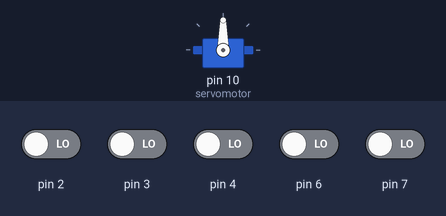
A sketch run on a simulated Arduino Uno, built with avr-gcc and run on an emulated ATmega328P. Parts: servo. Inputs (shaded band) come from the test bench; at power-on: pin 2–4, pin 6, pin 7 LOW.

Above: at 1.2 s.
1.3 s: pin 2 driven HIGH
At 2.5 s:
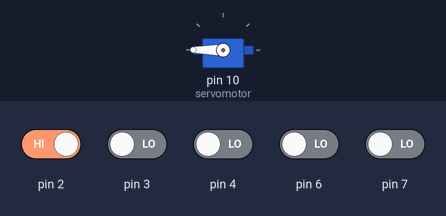
2.8 s: pin 2 driven LOW and pin 3 driven HIGH
At 3.8 s:
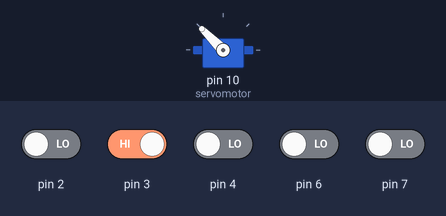
4.3 s: pin 6 driven HIGH
7.3 s: pin 3 driven LOW
At 8.4 s:
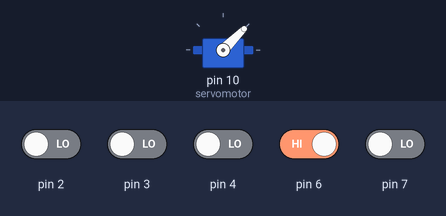
8.8 s: pin 3 driven HIGH
At 9.5 s:
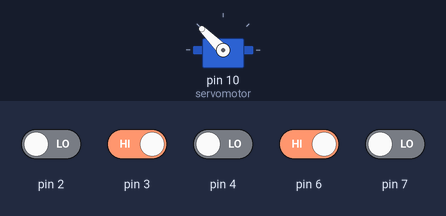
11.8 s: pin 7 driven HIGH
At 12.4 s:
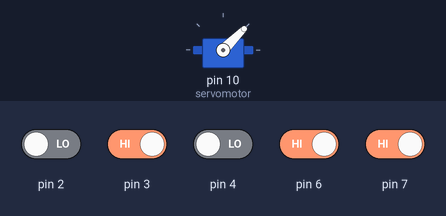
Timing chart, 0 to 62.3 s (numbered marks = the images above; inputs shaded):
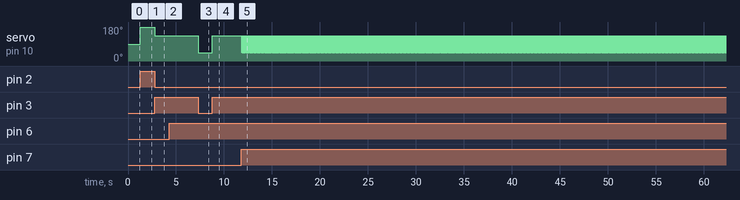

The sketch:

T._P._N_1.ino
```cpp
#include <Servo.h>
Servo servomotor;
int a;
int b;
int c;
int d;
int e;
void setup() {
  Serial.begin(9600);
  servomotor.attach(10);
  pinMode(7, INPUT);
  pinMode(6, INPUT);
  pinMode(4, INPUT);
  pinMode(3, INPUT);
  pinMode(2, INPUT);
}

void loop() {
  a=digitalRead(7);
  b=digitalRead(6);
  c=digitalRead(4);
  d=digitalRead(3);
  e=digitalRead(2);

  if (a == HIGH){
    servomotor.write(0);
  }

  if (b == HIGH){
    servomotor.write(45);
  }

  if (c == HIGH){
    servomotor.write(90);
  }

  if (d == HIGH){
    servomotor.write(135);
  }

  if (e == HIGH){
    servomotor.write(180);
  }
}
```

Measured:
- after the input at 1.3 s, servo on pin 10 (servomotor): 90° → 180° at once
- after the input at 2.8 s, servo on pin 10 (servomotor): 180° → 135° at once
- after the input at 4.3 s, every drawn part: stays the same
- after the input at 7.3 s, servo on pin 10 (servomotor): 135° → 45° at once
- after the input at 8.8 s, servo on pin 10 (servomotor): 45° → 135° at once
- after the input at 11.8 s, servo on pin 10 (servomotor): alternates 135° for 0.01 s and 45° for 0.05 s, starting at once
